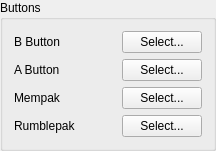
            <widget class="QGroupBox" name="groupBox_5">
             <property name="sizePolicy">
              <sizepolicy hsizetype="Minimum" vsizetype="Minimum">
               <horstretch>0</horstretch>
               <verstretch>0</verstretch>
              </sizepolicy>
             </property>
             <property name="title">
              <string>Buttons</string>
             </property>
             <layout class="QGridLayout" name="gridLayout_12">
              <item row="0" column="0">
               <layout class="QGridLayout" name="gridLayout_6">
                <item row="0" column="0">
                 <widget class="QLabel" name="label_7">
                  <property name="text">
                   <string>B Button</string>
                  </property>
                 </widget>
                </item>
                <item row="0" column="1">
                 <spacer name="horizontalSpacer_22">
                  <property name="orientation">
                   <enum>Qt::Horizontal</enum>
                  </property>
                  <property name="sizeType">
                   <enum>QSizePolicy::MinimumExpanding</enum>
                  </property>
                  <property name="sizeHint" stdset="0">
                   <size>
                    <width>40</width>
                    <height>20</height>
                   </size>
                  </property>
                 </spacer>
                </item>
                <item row="0" column="2">
                 <widget class="InputButton" name="pushB_Button">
                  <property name="sizePolicy">
                   <sizepolicy hsizetype="Minimum" vsizetype="Minimum">
                    <horstretch>0</horstretch>
                    <verstretch>0</verstretch>
                   </sizepolicy>
                  </property>
                  <property name="text">
                   <string>Select...</string>
                  </property>
                  <property name="autoDefault">
                   <bool>false</bool>
                  </property>
                 </widget>
                </item>
                <item row="1" column="0">
                 <widget class="QLabel" name="label_8">
                  <property name="text">
                   <string>A Button</string>
                  </property>
                 </widget>
                </item>
                <item row="1" column="1">
                 <spacer name="horizontalSpacer_23">
                  <property name="orientation">
                   <enum>Qt::Horizontal</enum>
                  </property>
                  <property name="sizeType">
                   <enum>QSizePolicy::MinimumExpanding</enum>
                  </property>
                  <property name="sizeHint" stdset="0">
                   <size>
                    <width>40</width>
                    <height>20</height>
                   </size>
                  </property>
                 </spacer>
                </item>
                <item row="1" column="2">
                 <widget class="InputButton" name="pushA_Button">
                  <property name="sizePolicy">
                   <sizepolicy hsizetype="Minimum" vsizetype="Minimum">
                    <horstretch>0</horstretch>
                    <verstretch>0</verstretch>
                   </sizepolicy>
                  </property>
                  <property name="text">
                   <string>Select...</string>
                  </property>
                  <property name="autoDefault">
                   <bool>false</bool>
                  </property>
                 </widget>
                </item>
                <item row="2" column="0">
                 <widget class="QLabel" name="label_9">
                  <property name="text">
                   <string>Mempak</string>
                  </property>
                 </widget>
                </item>
                <item row="2" column="1">
                 <spacer name="horizontalSpacer_24">
                  <property name="orientation">
                   <enum>Qt::Horizontal</enum>
                  </property>
                  <property name="sizeType">
                   <enum>QSizePolicy::MinimumExpanding</enum>
                  </property>
                  <property name="sizeHint" stdset="0">
                   <size>
                    <width>40</width>
                    <height>20</height>
                   </size>
                  </property>
                 </spacer>
                </item>
                <item row="2" column="2">
                 <widget class="InputButton" name="pushMempak">
                  <property name="sizePolicy">
                   <sizepolicy hsizetype="Minimum" vsizetype="Minimum">
                    <horstretch>0</horstretch>
                    <verstretch>0</verstretch>
                   </sizepolicy>
                  </property>
                  <property name="text">
                   <string>Select...</string>
                  </property>
                  <property name="autoDefault">
                   <bool>false</bool>
                  </property>
                 </widget>
                </item>
                <item row="3" column="0">
                 <widget class="QLabel" name="label_10">
                  <property name="text">
                   <string>Rumblepak</string>
                  </property>
                 </widget>
                </item>
                <item row="3" column="1">
                 <spacer name="horizontalSpacer_25">
                  <property name="orientation">
                   <enum>Qt::Horizontal</enum>
                  </property>
                  <property name="sizeType">
                   <enum>QSizePolicy::MinimumExpanding</enum>
                  </property>
                  <property name="sizeHint" stdset="0">
                   <size>
                    <width>40</width>
                    <height>20</height>
                   </size>
                  </property>
                 </spacer>
                </item>
                <item row="3" column="2">
                 <widget class="InputButton" name="pushRumblepak">
                  <property name="sizePolicy">
                   <sizepolicy hsizetype="Minimum" vsizetype="Minimum">
                    <horstretch>0</horstretch>
                    <verstretch>0</verstretch>
                   </sizepolicy>
                  </property>
                  <property name="text">
                   <string>Select...</string>
                  </property>
                  <property name="autoDefault">
                   <bool>false</bool>
                  </property>
                 </widget>
                </item>
               </layout>
              </item>
             </layout>
            </widget>
